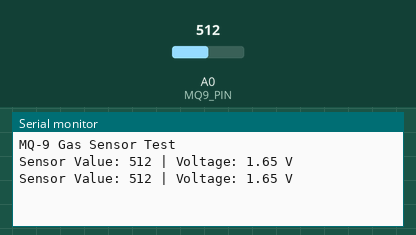
Recording of a sketch running on a simulated Arduino Uno, built with avr-gcc and run on an emulated ATmega328P. On the bench: the last lines printed to the serial monitor. The inputs (shaded band) are chosen by the test bench; at power-on: A0 (MQ9_PIN) = 512.

Above: at 1.8 s.
1.9 s: A0 (MQ9_PIN) set to 716
At 2.8 s:
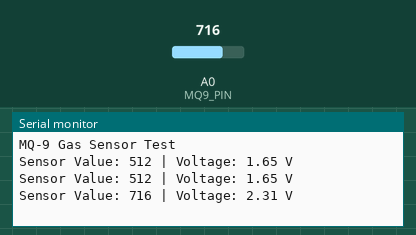
3.4 s: A0 (MQ9_PIN) set to 900
At 4.6 s:
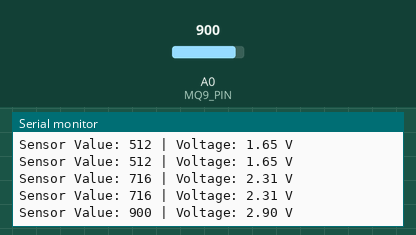
Timing chart, 0 to 6.4 s (numbered marks = the images above; inputs shaded):
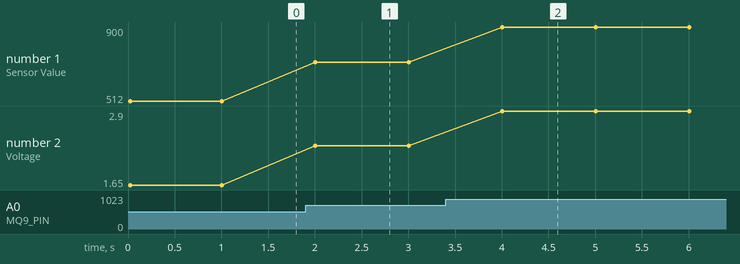

Measured:
- after the input at 1.9 s, the serial monitor: prints a new line after 0.10 s (image 1)
- after the input at 3.4 s, the serial monitor: prints a new line after 0.60 s (image 2)
- plotted number 1: 512 → 716 after the input at 1.9 s, 716 → 900 after the input at 3.4 s
- plotted number 2: 1.65 → 2.31 after the input at 1.9 s, 2.31 → 2.9 after the input at 3.4 s

The sketch:

mq9.ino
```cpp
//MQ9- test
// Define the pin where the MQ-9 sensor is connected
#define MQ9_PIN A0

void setup() {
  // Start serial communication at a baud rate of 9600
  Serial.begin(9600);
  // Wait for the serial port to connect (for debugging)
  while (!Serial) {
    ; // Wait for serial port to connect. Needed for native USB
  }
  Serial.println("MQ-9 Gas Sensor Test");
}

void loop() {
  // Read the analog value from the MQ-9 sensor
  int sensorValue = analogRead(MQ9_PIN);

  // Convert the analog reading (0-1023) to voltage (0-3.3V)
  float voltage = sensorValue * (3.3 / 1023.0);

  // Display the readings
  Serial.print("Sensor Value: ");
  Serial.print(sensorValue);
  Serial.print(" | Voltage: ");
  Serial.print(voltage);
  Serial.println(" V");

  // Wait for 1 second before taking the next reading
  delay(1000);
}
```
